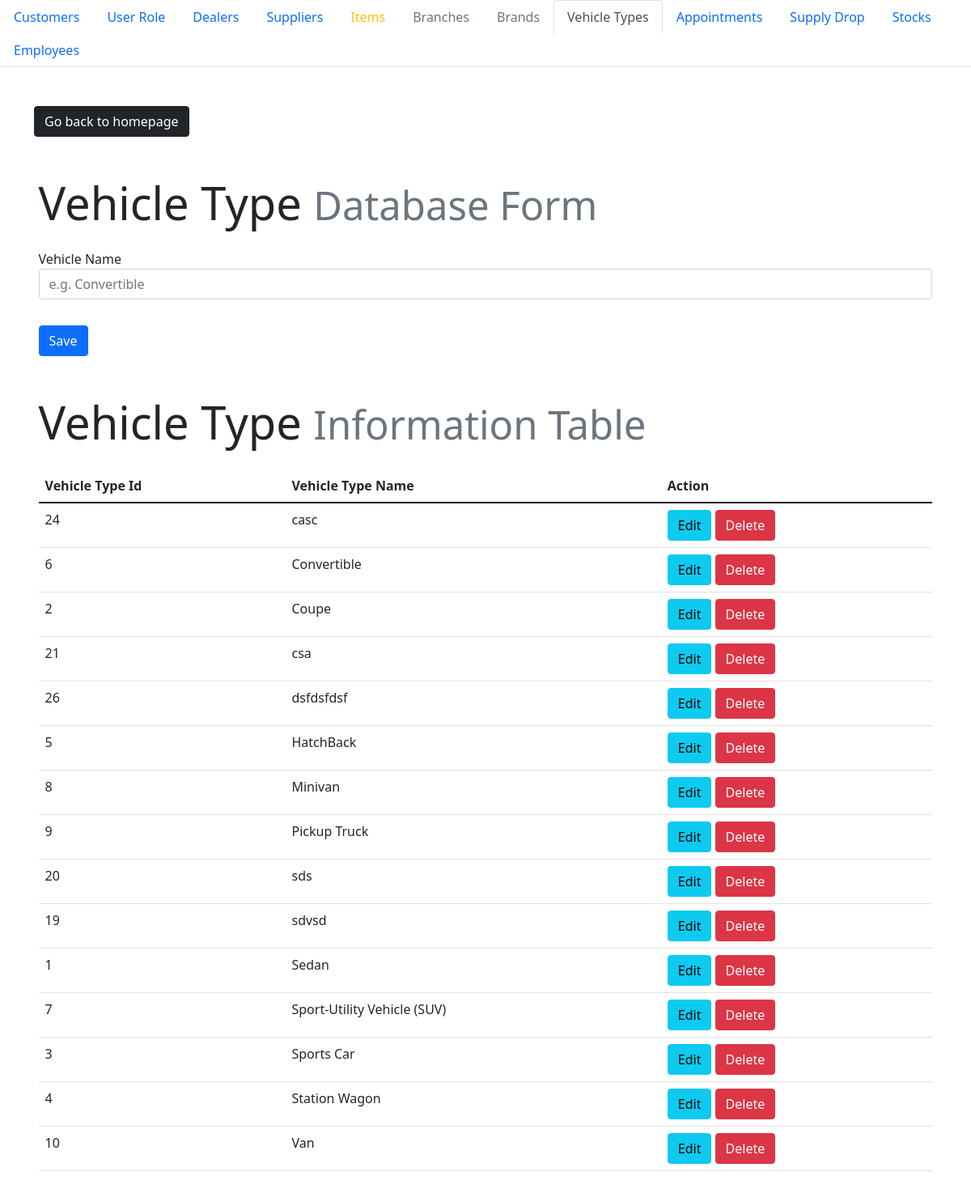
The app's page /admin/vehicle_type.php with its own data.
### tables this page shows
CREATE TABLE `vehicle_type` (
  `type_id` int(10) NOT NULL,
  `type_name` varchar(50) NOT NULL
);

### admin/vehicle_type.php (the view, shortened to what this page needs)
<!DOCTYPE html>
<html lang="en">
<head>
    <link rel="stylesheet" href="style.css">
    <link href="https://cdn.jsdelivr.net/npm/bootstrap@5.1.3/dist/css/bootstrap.min.css" rel="stylesheet">
</head>
<body>
    <ul class="nav nav-tabs">
    <li class="nav-item">
        <a class="nav-link" href="./index.php">Customers</a>
    </li>
    <li class="nav-item">
        <a class="nav-link" href="./user_role.php">User Role</a>
    </li>
    <li class="nav-item">
        <a class="nav-link" href="./dealer.php">Dealers</a>
    </li>
    <li class="nav-item">
        <a class="nav-link" href="./supplier.php">Suppliers</a>
    </li>
    <li class="nav-item">
        <a class="nav-link text-warning" href="./item.php">Items</a>
    </li>
    <li class="nav-item">
        <a class="nav-link text-muted" href="./branch.php">Branches</a>
    </li>
    <li class="nav-item">
        <a class="nav-link text-muted" href="./brand.php">Brands</a>
    </li>
    <li class="nav-item">
        <a class="nav-link active" href="./vehicle_type.php">Vehicle Types</a>
    </li>
    <li class="nav-item">
        <a class="nav-link" href="./appointment-admin.php">Appointments</a>
    </li>
    <li class="nav-item">
        <a class="nav-link" href="./provides.php">Supply Drop</a>
    </li>
    <li class="nav-item">
        <a class="nav-link" href="./stocks.php">Stocks</a>
    </li>
    <li class="nav-item">
        <a class="nav-link" href="./works_at.php">Employees</a>
    </li>
    </ul>
    <?php require_once 'process_vehicle_type.php'; ?>
    <div class="container transition">
    <div style="padding-top: 3em;">
        <a class="btn btn-dark" href="../foradmin.php" role="button">Go back to homepage</a>
    </div>
    <div class="mx-auto" style="width: 99%; padding-top: 3em;">
    <h1 class="display-4">Vehicle Type <small class="text-muted">Database Form</small></h1>
        <form action="process_vehicle_type.php" method="POST">
            <div class="col form-group" style="padding-top: 1em">
                <label for="">Vehicle Name</label>
                <input type="text" name="type_name" class="form-control" value="<?php echo $type_name; ?>" placeholder="e.g. Convertible" required autofocus>
            </div>
            <div class="form-group" style="padding-top: 2em">
                <?php
                if ($update == true):
                ?>
                    <button type="submit" class="btn btn-info" name="update">Update</button>
                <?php else: ?>
                    <button type="submit" class="btn btn-primary" name="save">Save</button>
                <?php endif; ?>
            </div>
        </form>
    </div>
    <?php
        $mysqli = new mysqli('localhost', 'root', '', 'sza') or die(mysqli_error($mysqli));
        $result = $mysqli->query("SELECT * FROM vehicle_type") or die(mysqli_error);
    ?>
    <div class="mx-auto" style="width: 99%; padding-top: 3em; padding-bottom: 5em;">
    <h1 class="display-4" style="padding-bottom: 0.3em;">Vehicle Type <small class="text-muted">Information Table</small></h1>
        <table class="table">
            <thead>
                <tr>
                    <th>Vehicle Type Id</th>
                    <th>Vehicle Type Name</th>
                    <th>Action</th>
                </tr>
            </thead>
        <?php
            while ($row = $result->fetch_assoc()): ?>
                <tr>
                    <td><?php echo $row['type_id']; ?></td>
                    <td><?php echo $row['type_name']; ?></td>
                    <td>
                        <a href="vehicle_type.php?edit=<?php echo $row['type_id']; ?>"
                            class="btn btn-info">Edit</a>
                        <button onclick="check(<?php echo $row['type_id']; ?>)" type="button" class="btn btn-danger">Delete</button>
                    </td>
                </tr>
            <?php endwhile; ?>
        </table>
    </div>
    </div>
</body>
</html>

### admin/style.css (style rules this page uses)
.transition { animation: transitionIn 0.5s; }

### records on screen
vehicle_type: type_id "24", type_name "casc"
vehicle_type: type_id "6", type_name "Convertible"
vehicle_type: type_id "2", type_name "Coupe"
vehicle_type: type_id "21", type_name "csa"
vehicle_type: type_id "26", type_name "dsfdsfdsf"
vehicle_type: type_id "5", type_name "HatchBack"
vehicle_type: type_id "8", type_name "Minivan"
vehicle_type: type_id "9", type_name "Pickup Truck"
vehicle_type: type_id "20", type_name "sds"
vehicle_type: type_id "19", type_name "sdvsd"
vehicle_type: type_id "1", type_name "Sedan"
vehicle_type: type_id "7", type_name "Sport-Utility Vehicle (SUV)"
vehicle_type: type_id "3", type_name "Sports Car"
vehicle_type: type_id "4", type_name "Station Wagon"
vehicle_type: type_id "10", type_name "Van"
